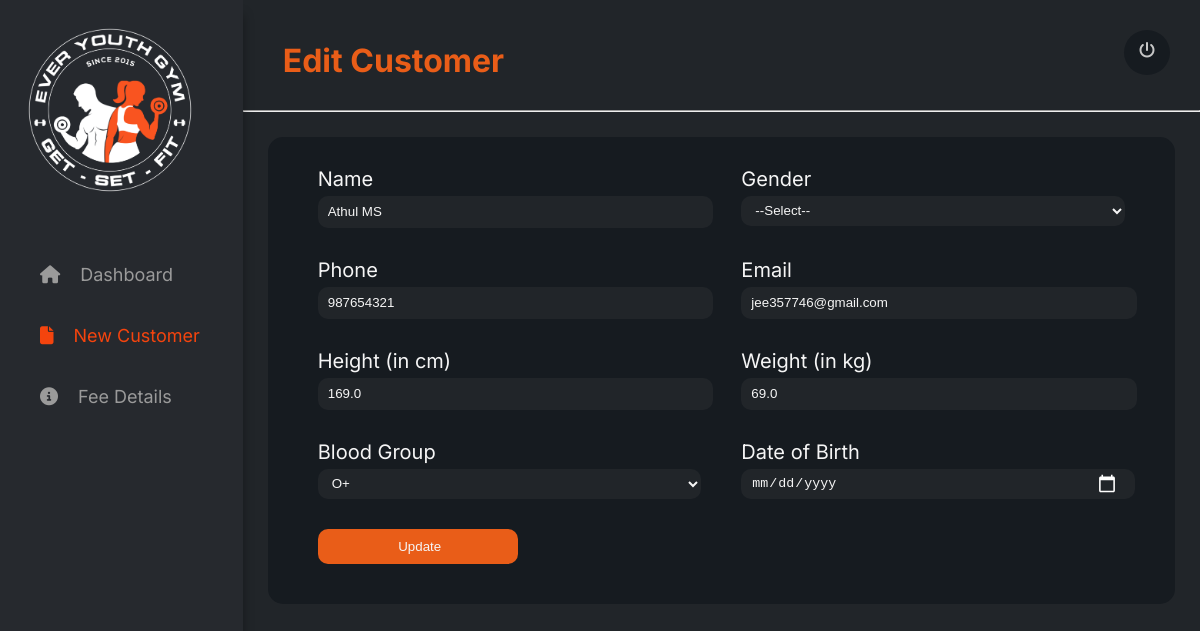
/edit/23/ (signed in), run on an earlier commit of the app's database.
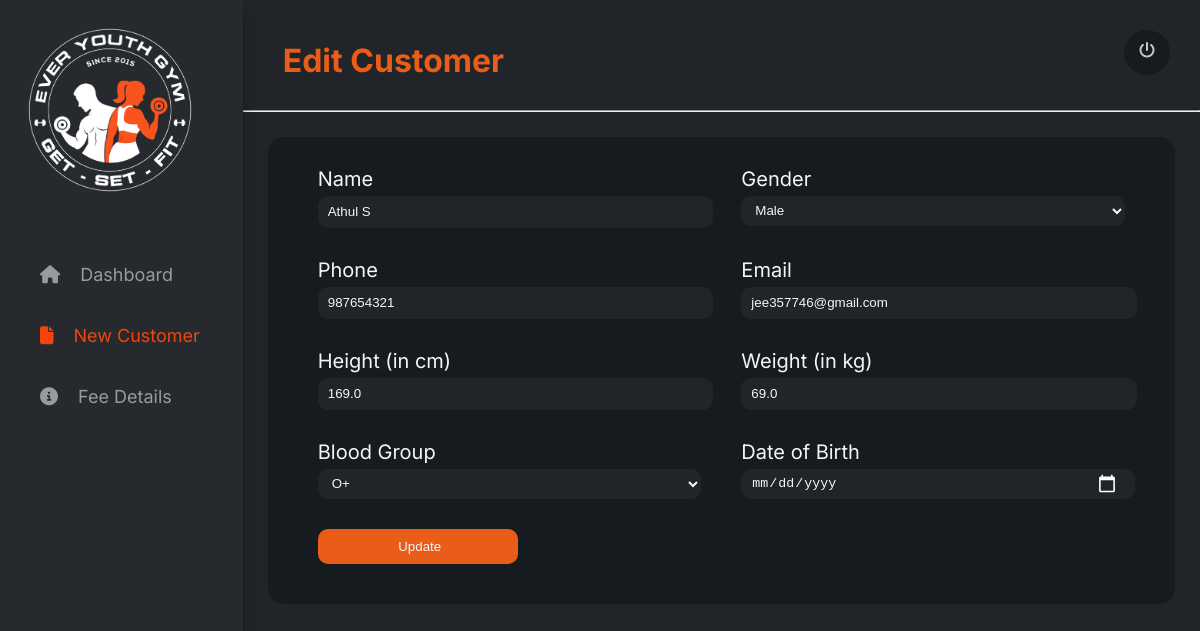
And on a later commit of the database.
### gym/models.py (models this page shows, shortened)
class Customer(models.Model):
    GENDER_CHOICES = [
        ('M', 'Male'),
        ('F', 'Female'),
    ]
    BLOOD_GROUP_CHOICES = [
        ('O+', 'O+'),
        ('O-', 'O-'),
        ('A+', 'A+'),
        ('A-', 'A-'),
        ('B+', 'B+'),
        ('B-', 'B-'),
        ('AB+', 'AB+'),
        ('AB-', 'AB-'),
        ('A1+', 'A1+'),
        ('A1-', 'A1-'),
        ('A2+', 'A2+'),
        ('A2-', 'A2-'),
        ('A1B+', 'A1B+'),
        ('A1B-', 'A1B-'),
        ('A2B+', 'A2B+'),
        ('A2B-', 'A2B-'),
        ('BOMBAY', 'BOMBAY'),
    ]
    WEIGHT_TRAINING = 'WT'
    CARDIO = 'C'
    BOTH = 'B'
    MEMBERSHIP_CHOICES = [
        (WEIGHT_TRAINING, 'Weight Training'),
        (CARDIO, 'Cardio'),
        (BOTH, 'Both'),
    ]
    unique_id = models.AutoField(primary_key=True)
    name = models.CharField(max_length=255,blank=False)
    phone_no = models.CharField(max_length=10, blank=True)
    email = models.EmailField(null=True, blank=True)
    gender = models.CharField(max_length=1, choices=GENDER_CHOICES,blank=False)
    height = models.FloatField(help_text='Height in centimeters', null=True, blank=True)
    weight = models.FloatField(help_text='Weight in kilograms', null=True, blank=True)
    blood_group = models.CharField(max_length=6, choices=BLOOD_GROUP_CHOICES,blank=False)
    bmi = models.FloatField(editable=False, null=True, blank=True)
    admission_number = models.PositiveIntegerField(editable=False, default=0)
    date_of_admission = models.DateField(default=timezone.now)
    date_of_birth = models.DateField(null=True, blank=True)

### gym/views.py (the view, shortened to what this page needs)
# urls.py: path('edit/<int:customer_id>/', edit_customer, name='edit_customer'),
@login_required
def edit_customer(request, customer_id):
    customer = get_object_or_404(Customer, pk=customer_id)
    return render(request, 'gym/edit_customer.html', {'customer': customer})

### gym/templates/gym/edit_customer.html (shortened to what the changed rows need)
{% load static %}
<!DOCTYPE html>
<html lang="en">
<head>
    <link rel="stylesheet" href="{% static 'gym/newCust.css' %}">
</head>
<body>
    <div class="container">
        <div class="content">
            <div class="header">
                <h1>Edit Customer</h1>
            </div>
            <div class="formContainer">
                <form method="POST">
                    <div class="formBody">
                        <div class="row1">
                            <div class="formGroup">
                                <label for="name">Name</label>
                                <input type="text" name="name" id="name" value="{{ customer.name }}" placeholder="Enter Name" required>
                            </div>
                            <div class="formGroup">
                                <label for="gender">Gender</label>
                                <select name="gender" id="gender" required>
                                    <option value="">--Select--</option>
                                    <option value="M" {% if customer.gender == "M" %}selected{% endif %}>Male</option>
                                </select>
                            </div>
                        </div>
                        <div class="row2">
                            <div class="formGroup">
                                <label for="phone">Phone</label>
                                <input type="tel" name="phone" id="phone" value="{{ customer.phone_no }}" placeholder="10-digit mobile number" required>
                            </div>
                            <div class="formGroup">
                                <label for="email">Email</label>
                                <input type="email" name="email" id="email" value="{{ customer.email }}" placeholder="xyz@gmail.com">
                            </div>
                        </div>
                        <div class="row3">
                            <div class="formGroup">
                                <label for="height">Height (in cm)</label>
                                <input type="number" name="height" id="height" value="{{ customer.height }}" placeholder="Enter Height">
                            </div>
                            <div class="formGroup">
                                <label for="weight">Weight (in kg)</label>
                                <input type="number" name="weight" id="weight" value="{{ customer.weight }}" placeholder="Enter Weight">
                            </div>
                        </div>
                        <div class="row4">
                            <div class="formGroup">
                                <label for="bloodGroup">Blood Group</label>
                                <select name="bloodGroup" id="bloodGroup" required>
                                    {% for key, value in customer.BLOOD_GROUP_CHOICES %}
                                        <option value="{{ key }}" {% if customer.blood_group == key %}selected{% endif %}>{{ value }}</option>
                                    {% endfor %}
                                </select>
                            </div>
                        </div>
                    </div>
                </form>
            </div>
        </div>
    </div>
</body>
</html>

What changed in the data, as far as the page shows it:
changed Customer "jee357746@gmail.com": name "Athul MS" → "Athul S"; gender (not shown) → "Male"
Also different on the page:
form field gender: "--Select--" → (not shown)
